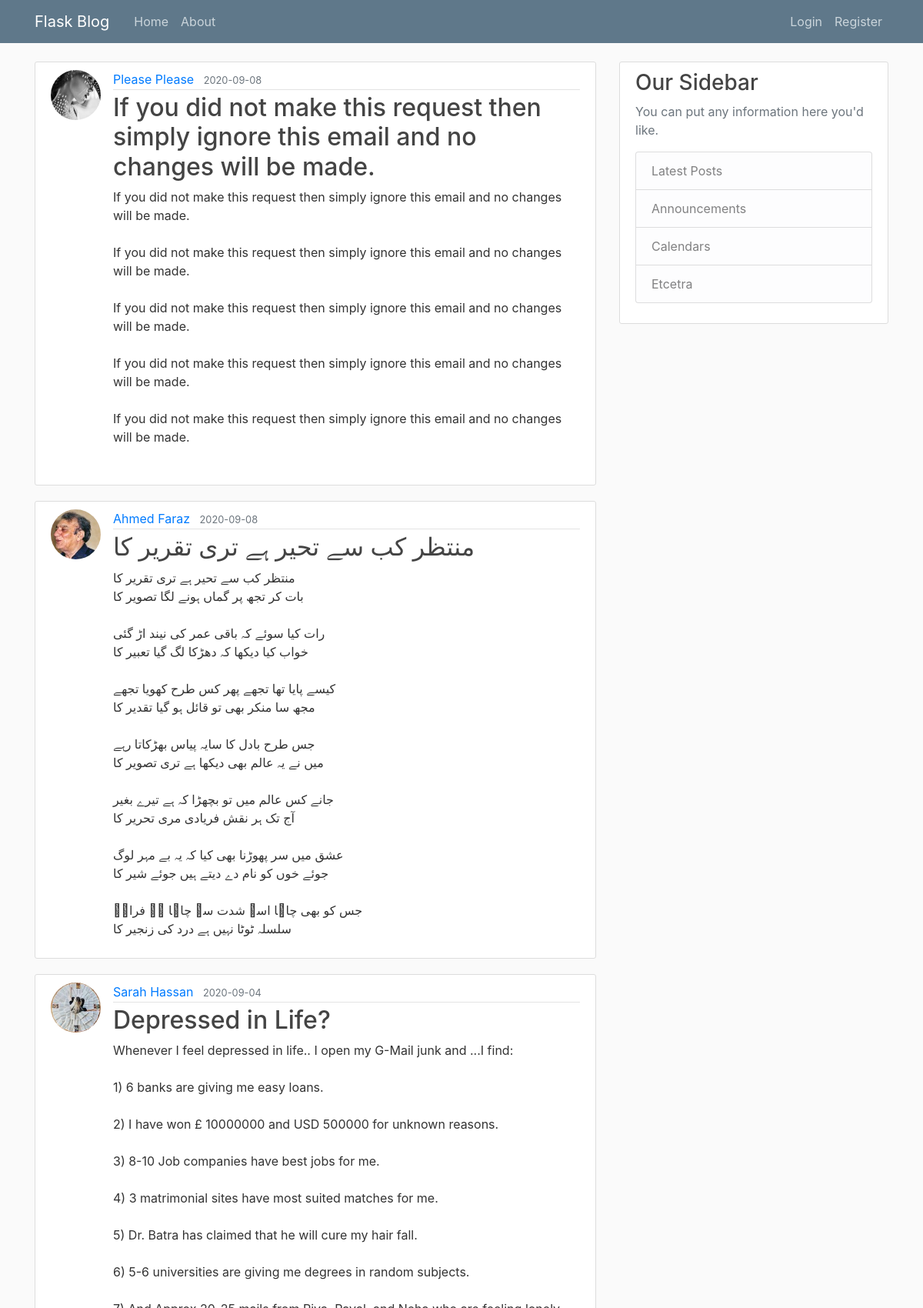
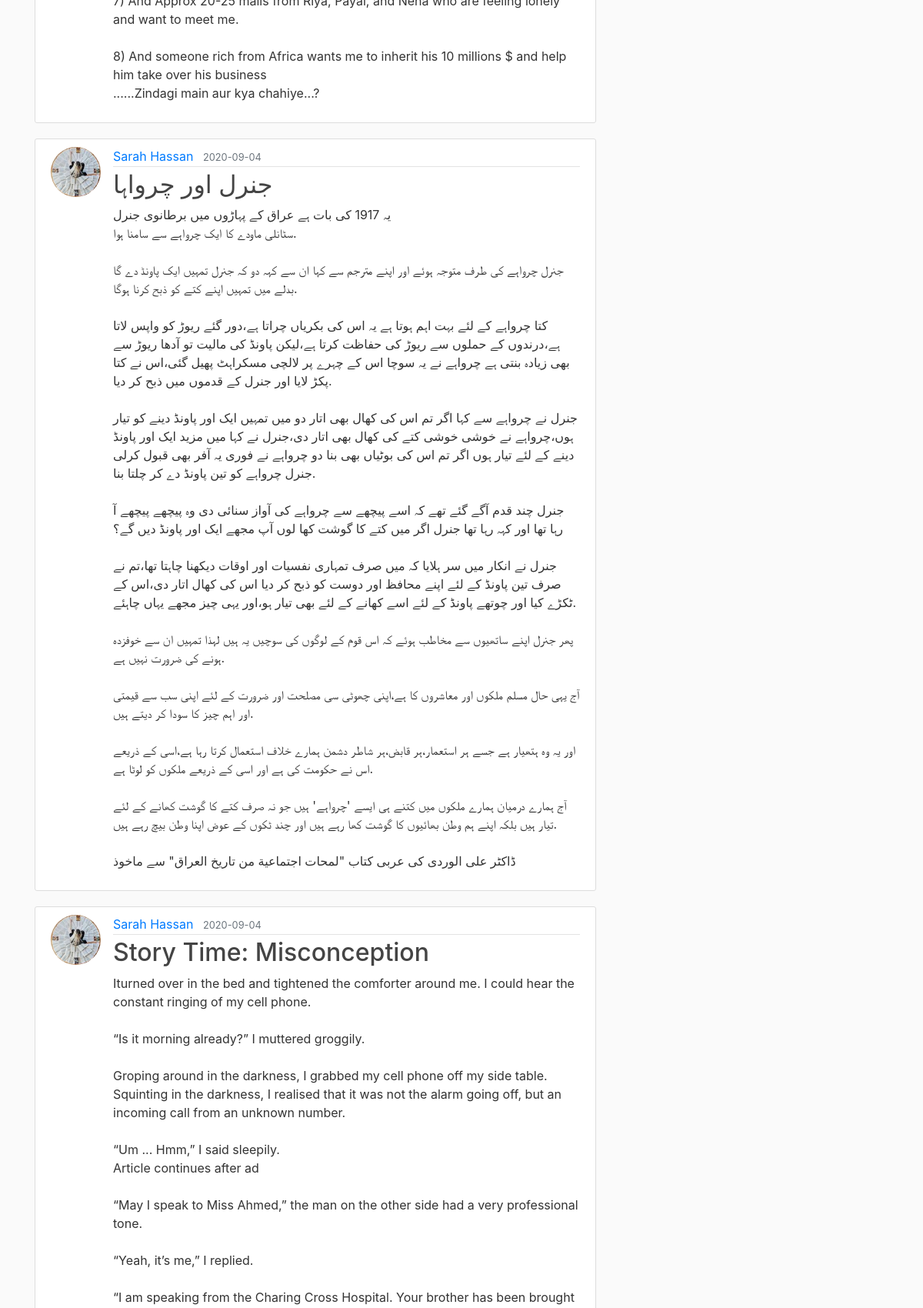
The page /home (upper part) on the database its author committed (2 pictures, top to bottom).
### myflaskblog/models.py (models this page shows, shortened)
class Post(db.Model):
    id = db.Column(db.Integer, primary_key=True)
    title = db.Column(db.String(100), nullable=False)
    date_posted = db.Column(db.DateTime, nullable=False, default=datetime.utcnow)
    content = db.Column(db.Text, nullable=False)
    user_id = db.Column(db.Integer, db.ForeignKey('user.id'), nullable=False)

class User(db.Model, UserMixin):
    id = db.Column(db.Integer, primary_key=True)
    username = db.Column(db.String(20), unique=True, nullable=False)
    email = db.Column(db.String(120), unique=True, nullable=False)
    image_file = db.Column(db.String(20), nullable=False, default='default.jpg')
    password = db.Column(db.String(60), nullable=False)
    posts = db.relationship('Post', backref='author', lazy=True)

### myflaskblog/main/routes.py (the view)
@main.route("/")
@main.route("/home")
def home():
    page = request.args.get('page', 1, type=int)
    posts = Post.query.order_by(Post.date_posted.desc()).paginate(page=page, per_page=5)
    return render_template('home.html', posts=posts)

### myflaskblog/templates/home.html (shortened to what this page needs)
{% extends "Layout.html" %}
{% block content %}
    {% for post in posts.items %}
        <article class="media content-section">
            <img class="rounded-circle article-img" src="{{ url_for('static', filename='profile_pics/' + post.author.image_file)}}">
            <div class="media-body">
                <div class="article-metadata">
                    <a class="mr-2" href="{{ url_for('users.user_posts', username=post.author.username)}}">{{ post.author.username }}</a>
                    <small class="text-muted">{{ post.date_posted.strftime('%Y-%m-%d') }}</small>
                </div>
                <h2><a class="article-title" href="{{ url_for('posts.post', post_id=post.id) }}">{{ post.title }}</a></h2>
                <p class="article-content">{{ post.content }}</p>
            </div>
        </article>
    {% endfor %}
{% endblock content %}

### myflaskblog/templates/layout.html (shortened to what this page needs)
<!DOCTYPE html>
<html lang="en">
<head>
    <link rel="stylesheet" href="https://stackpath.bootstrapcdn.com/bootstrap/4.3.1/css/bootstrap.min.css">
    <link rel="stylesheet" type="text/css" href="{{ url_for('static', filename='main.css')}}">
</head>
<body>
    <header class="site-header">
        <nav class="navbar navbar-expand-md navbar-dark bg-steel fixed-top">
            <div class="container">
                <a class="navbar-brand mr-4" href="/">Flask Blog</a>
                <div class="collapse navbar-collapse" id="navbarToggle">
                    <div class="navbar-nav mr-auto">
                        <a class="nav-item nav-link" href="{{ url_for('main.home') }}">Home</a>
                        <a class="nav-item nav-link" href="{{ url_for('main.about') }}">About</a>
                    </div>
                    <span class="navbar-nav">
                        {% if current_user.is_authenticated %}
                        <span class="navbar-text">Welcome Back {{ current_user.username.capitalize() }} !</span>
                        <a class="nav-item nav-link" href="{{ url_for('posts.new_post') }}">New Post</a>
                        <a class="nav-item nav-link" href="{{ url_for('users.account') }}">Account</a>
                        <a class="nav-item nav-link" href="{{ url_for('users.logout') }}">Logout</a>
                        {% else %}
                        <a class="nav-item nav-link" href="{{ url_for('users.login') }}">Login</a>
                        <a class="nav-item nav-link" href="{{ url_for('users.register') }}">Register</a>
                        {% endif %}
                    </span>
                    </div>
                </div>
        </nav>
    </header>
    <main role="main" class="container">
        <div class="row">
            <div class="col-md-8">
                {% block content %}{% endblock %}
            </div>
            <div class="col-md-4">
                <div class="content-section">
                    <h3>Our Sidebar</h3>
                    <p class='text-muted'>You can put any information here you'd like.
                    <ul class="list-group">
                        <li class="list-group-item list-group-item-light">Latest Posts</li>
                        <li class="list-group-item list-group-item-light">Announcements</li>
                        <li class="list-group-item list-group-item-light">Calendars</li>
                        <li class="list-group-item list-group-item-light">Etcetra</li>
                    </ul>
                    </p>
                </div>
            </div>
        </div>
    </main>
</body>
</html>

### myflaskblog/static/main.css (style rules this page uses)
body { background: #fafafa; color: #333333; margin-top: 5rem; }
h1, h2, h3, h4, h5, h6 { color: #444444; }
.bg-steel { background-color: #5f788a; }
.site-header .navbar-nav .nav-link { color: #cbd5db; }
.content-section { background: #ffffff; padding: 10px 20px; border: 1px solid #dddddd; border-radius: 3px; margin-bottom: 20px; }
.article-title { color: #444444; }
.article-content { white-space: pre-line; }
.article-img { height: 65px; width: 65px; margin-right: 16px; }
.article-metadata { padding-bottom: 1px; margin-bottom: 4px; border-bottom: 1px solid #e3e3e3 }

### rows shown on the page
Post: image_file (picture), author.username "Please Please", date_posted "2020-09-08", title "If you did not make this request then simply ignore this email and no changes will be made.", content "If you did not make this request then simply ignore this email and no changes will be made. If you did not make this request then simply ignore this email and no changes will be made. If you did not make this request then simply ignore this email and no changes will be made. If you did not make this request then simply ignore this email and no changes will be made. If you did not make this request then simply ignore this email and no changes will be made."
Post: image_file (picture), author.username "Ahmed Faraz", date_posted "2020-09-08", title "منتظر کب سے تحیر ہے تری تقریر کا", content "منتظر کب سے تحیر ہے تری تقریر کا بات کر تجھ پر گماں ہونے لگا تصویر کا رات کیا سوئے کہ باقی عمر کی نیند اڑ گئی خواب کیا دیکھا کہ دھڑکا لگ گیا تعبیر کا کیسے پایا تھا تجھے پھر کس طرح کھویا تجھے مجھ سا منکر بھی تو قائل ہو گیا تقدیر کا جس طرح بادل کا سایہ پیاس بھڑکاتا رہے میں نے یہ عالم بھی دیکھا ہے تری تصویر کا جانے کس عالم میں تو بچھڑا کہ ہے تیرے بغیر آج تک ہر نقش فریادی مری تحریر کا عشق میں سر پھوڑنا بھی کیا کہ یہ بے مہر لوگ جوئے خوں کو نام دے دیتے ہیں جوئے شیر کا جس کو بھی چاہا اسے شدت سے چاہا ہے فرازؔ سلسلہ ٹوٹا نہیں ہے درد کی زنجیر کا"
Post: image_file (picture), author.username "Sarah Hassan", date_posted "2020-09-04", title "Depressed in Life?", content "Whenever I feel depressed in life.. I open my G-Mail junk and ...I find: 1) 6 banks are giving me easy loans. 2) I have won £ 10000000 and USD 500000 for unknown reasons. 3) 8-10 Job companies have best jobs for me. 4) 3 matrimonial sites have most suited matches for me. 5) Dr. Batra has claimed that he will cure my hair fall. 6) 5-6 universities are giving me degrees in random subjects. 7) And Approx 20-25 mails from Riya, Payal, and Neha who are feeling lonely and want to meet me. 8) And someone rich from Africa wants me to inherit his 10 millions $ and help him take over his business ......Zindagi main aur kya chahiye...?"
Post: image_file (picture), author.username "Sarah Hassan", date_posted "2020-09-04", title "جنرل اور چرواہا", content "یہ 1917 کی بات ہے عراق کے پہاڑوں میں برطانوی جنرل سٹانلی ماودے کا ایک چرواہے سے سامنا ہوا. جنرل چرواہے کی طرف متوجہ ہوئے اور اپنے مترجم سے کہا ان سے کہہ دو کہ جنرل تمہیں ایک پاونڈ دے گا بدلے میں تمہیں اپنے کتے کو ذبح کرنا ہوگا. کتا چرواہے کے لئے بہت اہم ہوتا ہے یہ اس کی بکریاں چراتا ہے،دور گئے ریوڑ کو واپس لاتا ہے،درندوں کے حملوں سے ریوڑ کی حفاظت کرتا ہے،لیکن پاونڈ کی مالیت تو آدھا ریوڑ سے بھی زیادہ بنتی ہے چرواہے نے یہ سوچا اس کے چہرے پر لالچی مسکراہٹ پھیل گئی،اس نے کتا پکڑ لایا اور جنرل کے قدموں میں ذبح کر دیا. جنرل نے چرواہے سے کہا اگر تم اس کی کھال بھی اتار دو میں تمہیں ایک اور پاونڈ دینے کو تیار ہوں،چرواہے نے خوشی خوشی کتے کی کھال بھی اتار دی،جنرل نے کہا میں مزید ایک اور پاونڈ دینے کے…"
Post: image_file (picture), author.username "Sarah Hassan", date_posted "2020-09-04", title "Story Time: Misconception"
